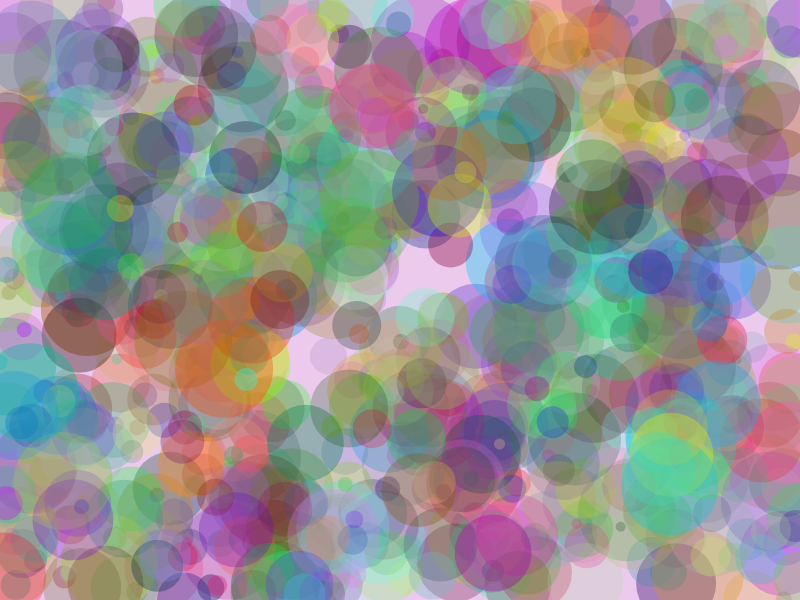
Frame 1 (no input)
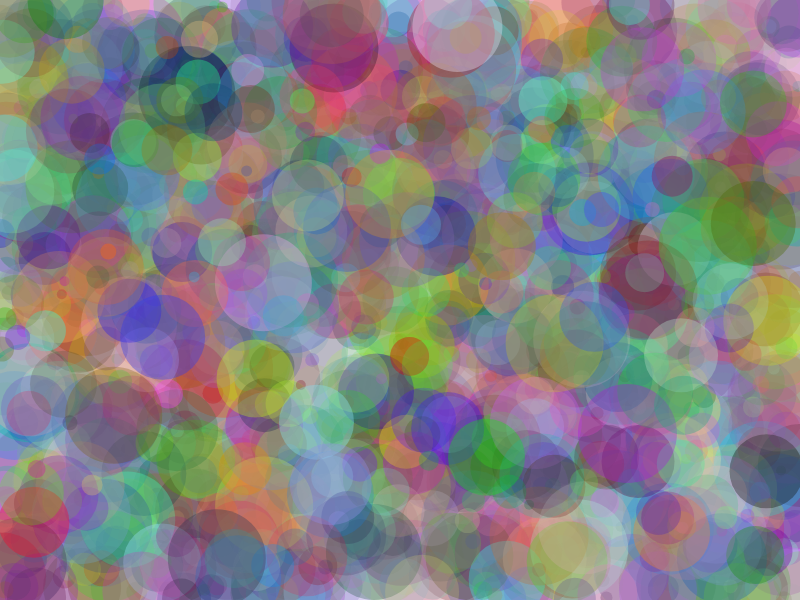
Frame 2 (the mouse pressed at the canvas centre, redrawn once)

The p5.js sketch that drew these frames (run headless with seeded random() and noise() and a simulated clock; the mouse was pressed at the canvas centre and the sketch redrawn once):

// p5.js sketch
// ── sketch.js
var circles = []; 

function setup() 
{ 
    createCanvas(800, 600); 
    background(random(0,255), random(0,255), random(0,255), random(50,100))
    
    for (var i = 0; i < 1000; i++)
    { 
        circles[i] = floor(random(0, 100)); 
    } 
} 

function draw()
{ 
    //draw the circles to the canvas at a random location use the circles array for sizes ignoring any circle under 10 pixels 16 
    //draw circles in red where they are bigger than 50 and blue otherwise 
    noStroke();
    for (var i = 0; i < circles.length; i++)
    {
        if (circles[i] < 10)
        {
            continue;
        }
        if (circles[i] >50) 
        {
            fill(random(0,255),random(0,255),random(0,255),random(50,100));
        }
        else 
        {
            fill(random(0,255),random(0,255),random(0,255),random(50,100));
        }
        ellipse(random(0, width), random(0, height), circles[i], circles[i])
        
    }
    noLoop();

} 
